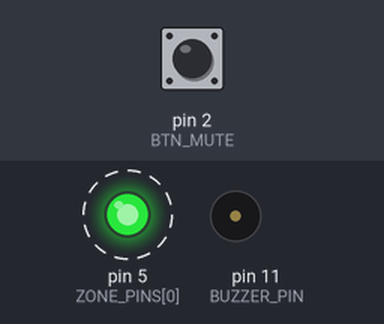
Bench run of a sketch on a simulated Arduino Uno, built with avr-gcc and run on an emulated ATmega328P. Shown: output pins drawn as LEDs (lit = HIGH), buzzer (waves = sounding). Dashed ring = blinking. The inputs (shaded band) are chosen by the test bench; at power-on: pin 2 (BTN_MUTE) HIGH. What the sketch prints to the serial monitor is not drawn.

Above: at 0.87 s.
1.3 s: pin 2 (BTN_MUTE) pulled LOW for 0.15 s
At 2.39 s:
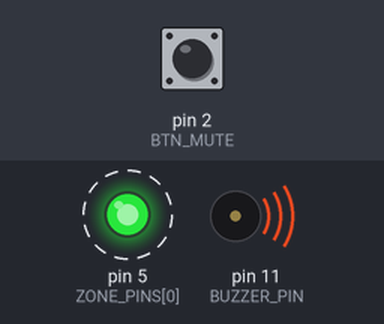
4.3 s: pin 2 (BTN_MUTE) pulled LOW for 1 s
At 4.62 s:
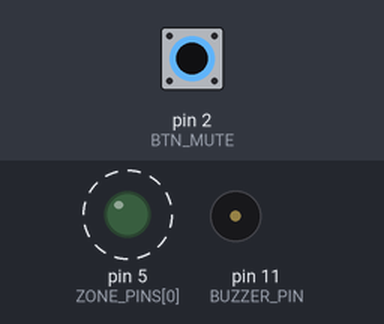
7.3 s: pin 2 (BTN_MUTE) pulled LOW for 3.2 s
At 8.12 s:
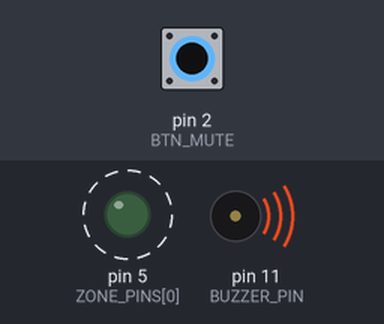
Timing chart, 0 to 18.0 s (numbered marks = the images above; inputs shaded):
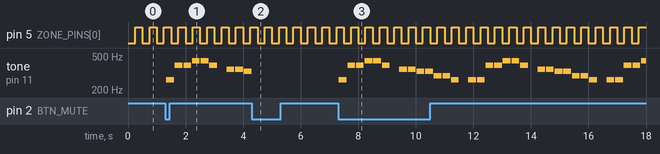

Measured:
- after the input at 1.3 s, tone on pin 11 (BUZZER_PIN): plays 262 Hz for 0.27 s, 392 Hz for 0.27 s, 392 Hz for 0.27 s, 440 Hz for 0.27 s, 440 Hz for 0.27 s, 392 Hz for 0.27 s … (9 notes in this stretch), starting at once
- after the input at 4.3 s, tone on pin 11 (BUZZER_PIN): stops changing and stays silent
- after the input at 7.3 s, tone on pin 11 (BUZZER_PIN): plays 262 Hz for 0.27 s, 392 Hz for 0.27 s, 392 Hz for 0.27 s, 440 Hz for 0.27 s, 440 Hz for 0.27 s, 392 Hz for 0.27 s … (32 notes in this stretch), starting at once
- by itself, pin 5 (ZONE_PINS[0]): alternates HIGH for 0.25 s and LOW for 0.25 s

The sketch:

sketch.ino
```cpp
/*
 * 터널 램프 T3 — 논블로킹 멜로디 재생/정지 테스트
 * 버튼(UNO D2 / ESP32 GPIO13)을 누를 때마다 멜로디 시작 ↔ 정지
 * 멜로디가 나오는 동안에도 Z1 LED 가 0.25초 간격으로 깜빡여야 한다
 *   → delay() 없이 millis() 로 음을 바꾸기 때문에 다른 일을 동시에 할 수 있다는 증거
 */
#if defined(ESP32)
const int TRIG_PIN = 5, ECHO_PIN = 19;
const int ZONE_PINS[3] = {25, 26, 27};
const int BUZZER_PIN = 23, POT_PIN = 34, BTN_MUTE = 13;
const int ADC_MAX = 4095;
#else
const int TRIG_PIN = 7, ECHO_PIN = 8;
const int ZONE_PINS[3] = {5, 6, 9};
const int BUZZER_PIN = 11, POT_PIN = A0, BTN_MUTE = 2;
const int ADC_MAX = 1023;
#endif

const int MELODY[] = {262, 262, 392, 392, 440, 440, 392, 0,      // 반짝반짝 작은 별
                      349, 349, 330, 330, 294, 294, 262, 0};
const int MELODY_LEN = sizeof(MELODY) / sizeof(MELODY[0]);
const unsigned long BEAT_MS = 300;
bool melodyOn = false, ledOn = false;
int noteIdx = 0;
unsigned long noteStartMs = 0, lastBlinkMs = 0;

bool btnStable = HIGH, btnLastRead = HIGH;
unsigned long btnChangedMs = 0;
bool buttonPressed() {
  bool r = digitalRead(BTN_MUTE);
  if (r != btnLastRead) { btnLastRead = r; btnChangedMs = millis(); }
  if (millis() - btnChangedMs > 30 && r != btnStable) { btnStable = r; return btnStable == LOW; }
  return false;
}

void playNote() {
  int f = MELODY[noteIdx];
  if (f > 0) tone(BUZZER_PIN, f, BEAT_MS * 9 / 10);
  else noTone(BUZZER_PIN);
  Serial.print(F("음 ")); Serial.print(noteIdx); Serial.print(F(": ")); Serial.print(f); Serial.println(F(" Hz"));
}
void melodyStart() { melodyOn = true; noteIdx = 0; noteStartMs = millis(); playNote(); }
void melodyStop()  { melodyOn = false; noTone(BUZZER_PIN); }
void melodyUpdate(unsigned long now) {
  if (!melodyOn || now - noteStartMs < BEAT_MS) return;
  noteStartMs = now;
  noteIdx = (noteIdx + 1) % MELODY_LEN;
  playNote();
}

void setup() {
  Serial.begin(115200);
  pinMode(ZONE_PINS[0], OUTPUT);
  pinMode(BTN_MUTE, INPUT_PULLUP);
  Serial.println(F("# T3 멜로디 테스트: 버튼으로 시작/정지"));
}

void loop() {
  unsigned long now = millis();
  if (buttonPressed()) {
    if (melodyOn) { melodyStop(); Serial.println(F("# 멜로디 정지")); }
    else          { Serial.println(F("# 멜로디 시작")); melodyStart(); }
  }
  melodyUpdate(now);
  if (now - lastBlinkMs >= 250) { lastBlinkMs = now; ledOn = !ledOn; digitalWrite(ZONE_PINS[0], ledOn); }
}
```
